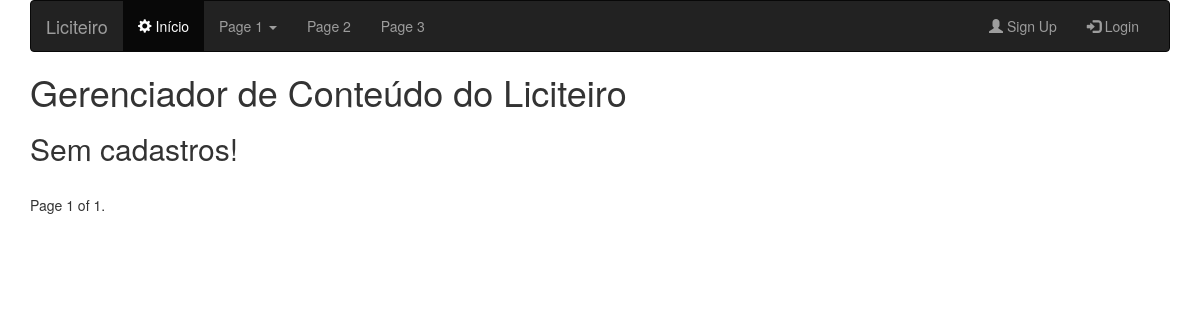
Page /lista_categoria_arquivos on the earlier database version.
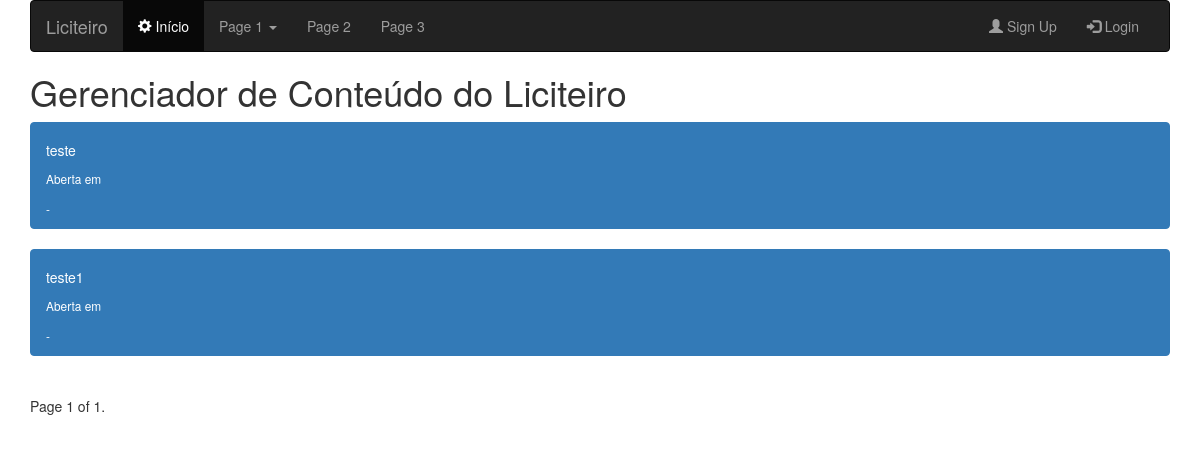
Same page on the later database version.
### app_categoria_arquivos/models.py (models this page shows)
class Categoria_Arquivos(models.Model):
	nome = models.CharField(max_length = 300)
	data_criacao = models.DateTimeField(auto_now= True)
	ativo = models.BooleanField()
	def __unicode__(self):
		return  self.nome
	class Meta:
		verbose_name_plural = "Categorias de Arquivos"

### app_categoria_arquivos/views.py (the view)
# urls.py: url(r'^lista_categoria_arquivos',lista_categorias_arquivos),
def lista_categorias_arquivos(request):
  item_categorias_arquivos = Categoria_Arquivos.objects.all()
  paginator = Paginator(item_categorias_arquivos, 2)
  page = request.GET.get('page')
  try:
    item = paginator.page(page)
  except PageNotAnInteger:
    item = paginator.page(1)
  except EmptyPage:
    item = paginator.page(paginator.num_pages)
  return render(request, "app_categoria_arquivos/lista_categorias_arquivos.html", {'item': item})

### templates/app_categoria_arquivos/lista_categorias_arquivos.html (shortened to what this page needs)
{%extends 'base.html'%}
{% load bootstrap_pagination %}
{% load pagination_tags %}
{% block conteudo %}
{% for i in item %}
    <div class="list-group">
      <a href="/item_categoria_arquivos/{{i.id}}" class="list-group-item list-group-item-action flex-column align-items-start active">
        <div class="d-flex w-100 justify-content-between">
          <h5 class="mb-1">{{i}}</h5>
          <small>Aberta em {{i.abertura}}</small>
        </div>
        <small>{{i.cidade}}-{{i.uf}}</small>
      </a>
    </div>
    {%empty%}
      <h2>Sem cadastros!</h2>
  {%endfor%}
<div class="pagination">
  <span class="step-links">
    <span class="current">
        Page {{ item.number }} of {{ item.paginator.num_pages }}.
    </span>
  </span>
</div>
{%endblock%}

Differences in the rows shown:
added Categoria_Arquivos: nome "teste"
added Categoria_Arquivos: nome "teste1"
Other differences:
text no longer shown: "Sem cadastros!"
